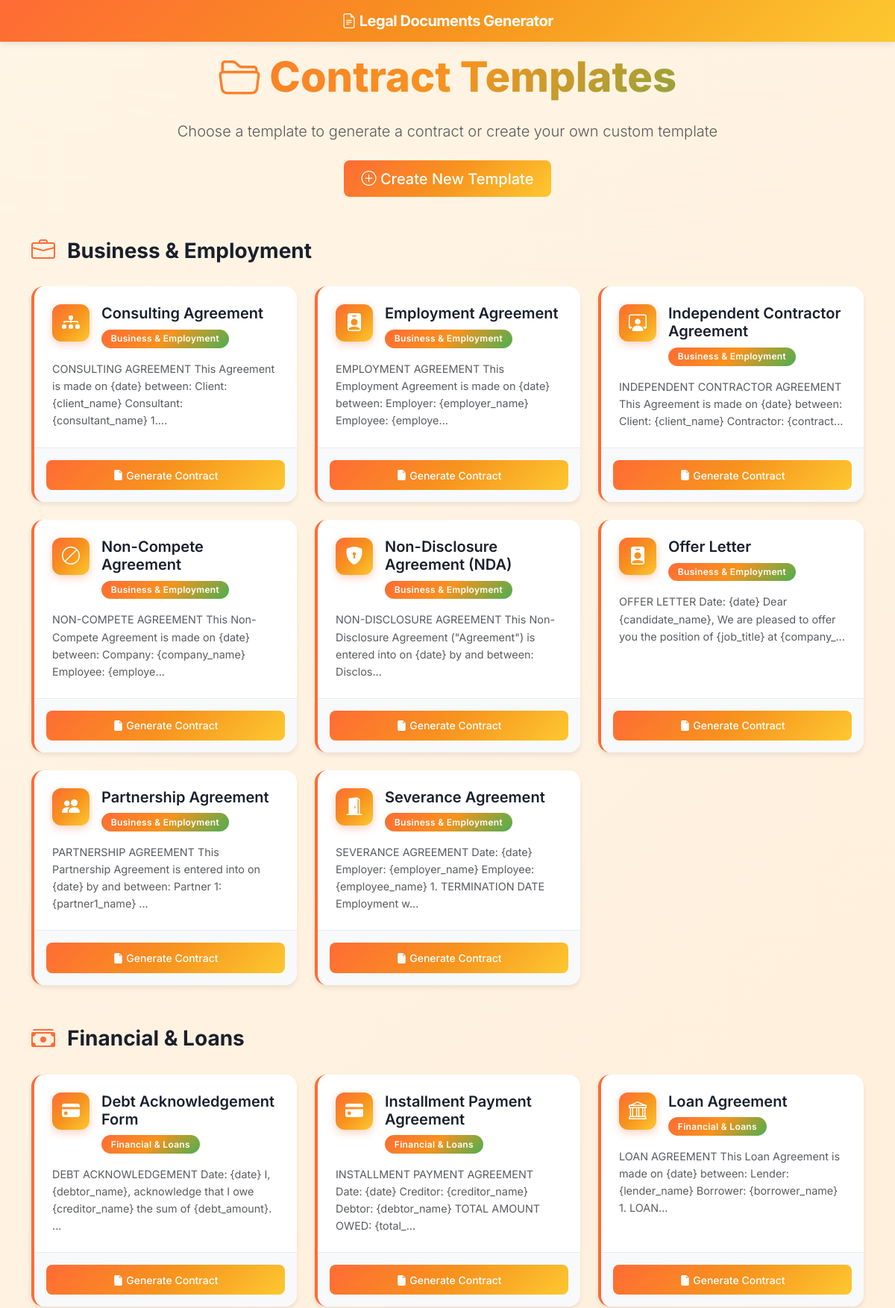
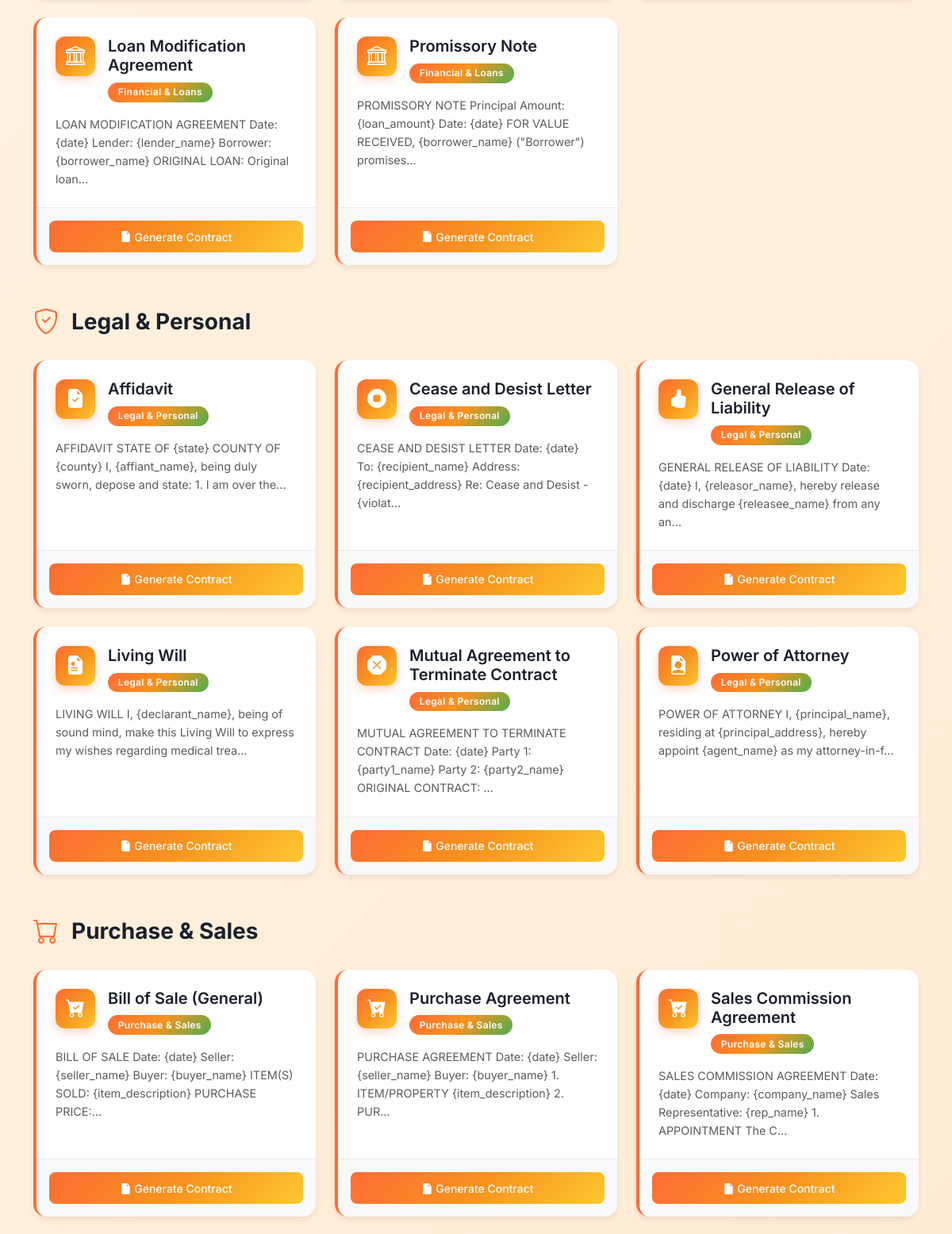
The page / (upper part) on the database its author committed (2 pictures, top to bottom).
### app.py (models this page shows, shortened)
class Template(db.Model):
    id = db.Column(db.Integer, primary_key=True)
    title = db.Column(db.String(200), nullable=False)
    category = db.Column(db.String(100), nullable=False)
    content = db.Column(db.Text, nullable=False)
    created_at = db.Column(db.DateTime, default=datetime.utcnow)
    contracts = db.relationship('Contract', backref='template', lazy=True)

### app.py (the view)
@app.route('/')
def index():
    templates = Template.query.order_by(Template.category, Template.title).all()
    templates_by_category = {}
    for template in templates:
        if template.category not in templates_by_category:
            templates_by_category[template.category] = []
        templates_by_category[template.category].append(template)
    success_message = request.args.get('success_message')
    return render_template('index.html', templates_by_category=templates_by_category, success_message=success_message)

### templates/index.html (shortened to what this page needs)
{% extends "base.html" %}
{% block content %}
<div class="row mb-5">
    <div class="col-12 text-center">
        <h1 class="display-4 mb-4">
            <i class="bi bi-folder2-open"></i> Contract Templates
        </h1>
        <p class="lead text-muted mb-4">Choose a template to generate a contract or create your own custom template</p>
        <a href="{{ url_for('create_template') }}" class="btn btn-gradient btn-lg">
            <i class="bi bi-plus-circle"></i> Create New Template
        </a>
    </div>
</div>
{% if templates_by_category %}
    {% for category, templates in templates_by_category.items() %}
    <div class="mb-5">
        <div class="d-flex align-items-center mb-4">
            <div class="me-3" style="font-size: 2rem; color: #ff6b35;">
                {% if category == 'Business & Employment' %}
                    <i class="bi bi-briefcase"></i>
                {% elif category == 'Real Estate' %}
                    <i class="bi bi-house"></i>
                {% elif category == 'Financial & Loans' %}
                    <i class="bi bi-cash-stack"></i>
                {% elif category == 'Services & Freelance' %}
                    <i class="bi bi-tools"></i>
                {% elif category == 'Legal & Personal' %}
                    <i class="bi bi-shield-check"></i>
                {% elif category == 'Purchase & Sales' %}
                    <i class="bi bi-cart"></i>
                {% elif category == 'Tech & IP' %}
                    <i class="bi bi-laptop"></i>
                {% endif %}
            </div>
            <h3 class="mb-0" style="color: #1a202c; font-weight: 700;">{{ category }}</h3>
        </div>
        <div class="row row-cols-1 row-cols-md-2 row-cols-lg-3 g-4">
            {% for template in templates %}
            <div class="col">
                <div class="card h-100 template-card" style="border-left: 4px solid #ff6b35;">
                    <div class="card-body">
                        <div class="d-flex align-items-start mb-3">
                            <div class="template-icon me-3">
                                {% if 'NDA' in template.title or 'Non-Disclosure' in template.title %}
                                    <i class="bi bi-shield-lock-fill"></i>
                                {% elif 'Employment' in template.title or 'Offer Letter' in template.title %}
                                    <i class="bi bi-person-badge-fill"></i>
                                {% elif 'Contractor' in template.title or 'Freelance' in template.title %}
                                    <i class="bi bi-person-workspace"></i>
                                {% elif 'Partnership' in template.title %}
                                    <i class="bi bi-people-fill"></i>
                                {% elif 'Non-Compete' in template.title %}
                                    <i class="bi bi-ban"></i>
                                {% elif 'Consulting' in template.title %}
                                    <i class="bi bi-diagram-3-fill"></i>
                                {% elif 'Lease' in template.title or 'Rental' in template.title %}
                                    <i class="bi bi-house-door-fill"></i>
                                {% elif 'Sale' in template.title or 'Purchase' in template.title %}
                                    <i class="bi bi-cart-check-fill"></i>
                                {% elif 'Roommate' in template.title %}
                                    <i class="bi bi-people"></i>
                                {% elif 'Loan' in template.title or 'Promissory' in template.title %}
                                    <i class="bi bi-bank"></i>
                                {% elif 'Payment' in template.title or 'Debt' in template.title %}
                                    <i class="bi bi-credit-card-fill"></i>
                                {% elif 'Service' in template.title %}
                                    <i class="bi bi-gear-fill"></i>
                                {% elif 'Maintenance' in template.title %}
                                    <i class="bi bi-wrench"></i>
                                {% elif 'Event' in template.title or 'Catering' in template.title %}
                                    <i class="bi bi-calendar-event-fill"></i>
                                {% elif 'Power of Attorney' in template.title %}
                                    <i class="bi bi-file-earmark-person-fill"></i>
                                {% elif 'Will' in template.title %}
                                    <i class="bi bi-file-earmark-medical-fill"></i>
                                {% elif 'Release' in template.title %}
                                    <i class="bi bi-hand-thumbs-up-fill"></i>
                                {% elif 'Cease and Desist' in template.title %}
                                    <i class="bi bi-stop-circle-fill"></i>
                                {% elif 'Affidavit' in template.title %}
                                    <i class="bi bi-file-earmark-check-fill"></i>
                                {% elif 'Bill of Sale' in template.title or 'Vehicle' in template.title %}
                                    <i class="bi bi-receipt"></i>
                                {% elif 'Commission' in template.title %}
                                    <i class="bi bi-percent"></i>
                                {% elif 'Software' in template.title or 'App' in template.title %}
                                    <i class="bi bi-code-square"></i>
                                {% elif 'Website' in template.title %}
                                    <i class="bi bi-globe"></i>
                                {% elif 'IP' in template.title or 'Intellectual' in template.title %}
                                    <i class="bi bi-lightbulb-fill"></i>
                                {% elif 'Data' in template.title %}
                                    <i class="bi bi-database-fill"></i>
                                {% elif 'Trademark' in template.title %}
                                    <i class="bi bi-tag-fill"></i>
                                {% elif 'Equipment' in template.title %}
                                    <i class="bi bi-box-seam"></i>
                                {% elif 'Severance' in template.title %}
                                    <i class="bi bi-door-open-fill"></i>
                                {% elif 'Terminate' in template.title %}
                                    <i class="bi bi-x-octagon-fill"></i>
                                {% else %}
                                    <i class="bi bi-file-earmark-text-fill"></i>
                                {% endif %}
                            </div>
                            <div class="flex-grow-1">
                                <h5 class="card-title mb-2" style="color: #1a202c; font-weight: 600;">{{ template.title }}</h5>
                                <span class="badge bg-primary category-badge">{{ template.category }}</span>
                            </div>
                        </div>
                        <p class="card-text text-muted" style="font-size: 0.9rem; line-height: 1.6;">
                            {{ template.content[:120] }}...
                        </p>
                    </div>
                    <div class="card-footer" style="background: #f8f9fa; padding: 1rem;">
                        <div class="d-grid gap-2">
                            <a href="{{ url_for('generate_contract', id=template.id) }}" class="btn btn-gradient btn-sm">
                                <i class="bi bi-file-earmark-fill"></i> Generate Contract
                            </a>
                        </div>
                    </div>
                </div>
            </div>
            {% endfor %}
        </div>
    </div>
    {% endfor %}
{% else %}
    <div class="alert alert-info">
        <i class="bi bi-info-circle"></i> No templates found.
        <a href="{{ url_for('create_template') }}" class="alert-link">Create your first template</a>
    </div>
{% endif %}
{% endblock %}

### templates/base.html (shortened to what this page needs)
<!DOCTYPE html>
<html lang="en">
<head>
    <link href="https://cdn.jsdelivr.net/npm/bootstrap@5.3.0/dist/css/bootstrap.min.css" rel="stylesheet">
    <link rel="stylesheet" href="https://cdn.jsdelivr.net/npm/bootstrap-icons@1.11.0/font/bootstrap-icons.css">
</head>
<body>
    <div class="top-header">
        <h1><i class="bi bi-file-earmark-text"></i> Legal Documents Generator</h1>
    </div>
    <div class="container content-wrapper">
        {% block content %}{% endblock %}
    </div>
</body>
</html>

### templates/base.html (style rules this page uses)
* { font-family: 'Inter', sans-serif; -webkit-tap-highlight-color: transparent; }
html { overflow-x: hidden; }
body { background: linear-gradient(135deg, #fff5e6 0%, #ffe6cc 100%); min-height: 100vh; padding-bottom: 80px; overscroll-behavior: none; }
.top-header { position: fixed; top: 0; left: 0; right: 0; background: linear-gradient(135deg, #ff6b35 0%, #f7931e 50%, #fdc830 100%); box-shadow: 0 2px 10px rgba(0,0,0,0.1); padding: 1rem; z-index: 1000; display: flex; align-items: center; justify-content: center; }
.top-header h1 { color: white; font-size: 1.25rem; font-weight: 700; margin: 0; letter-spacing: -0.5px; }
.content-wrapper { margin-top: 70px; margin-bottom: 20px; }
.card { transition: all 0.3s cubic-bezier(0.4, 0, 0.2, 1); border: none; box-shadow: 0 4px 6px rgba(0,0,0,0.07); border-radius: 16px; overflow: hidden; background: white; }
.card-body { padding: 1.5rem; }
.category-badge { font-size: 0.75rem; padding: 0.4rem 0.8rem; font-weight: 600; border-radius: 20px; letter-spacing: 0.3px; background: linear-gradient(135deg, #ff6b35 0%, #f7931e 50%, #4caf50 100%); }
.btn-gradient { background: linear-gradient(135deg, #ff6b35 0%, #f7931e 50%, #fdc830 100%); border: none; color: white; font-weight: 600; padding: 0.6rem 1.5rem; border-radius: 8px; transition: all 0.3s; }
.btn { border-radius: 8px; font-weight: 500; transition: all 0.3s; }
h1, h2, h3, h4, h5 { font-weight: 700; color: #1a202c; }
.display-4 { font-weight: 800; background: linear-gradient(135deg, #ff6b35 0%, #f7931e 50%, #4caf50 100%); -webkit-background-clip: text; -webkit-text-fill-color: transparent; background-clip: text; }
.card-footer { background: #f8f9fa; border-top: 1px solid #e9ecef; }
.card { animation: fadeIn 0.5s ease-out; }
.template-icon { width: 50px; height: 50px; border-radius: 12px; background: linear-gradient(135deg, #ff6b35 0%, #f7931e 50%, #fdc830 100%); display: flex; align-items: center; justify-content: center; color: white; font-size: 24px; flex-shrink: 0; box-shadow: 0 4px 12px rgba(255, 107, 53, 0.3); }
.template-card { transition: all 0.3s cubic-bezier(0.4, 0, 0.2, 1); }

### rows shown on the page
Template: category "Business & Employment", title "Consulting Agreement", content "CONSULTING AGREEMENT This Agreement is made on {date} between: Client: {client_name} Consultant: {consultant_name} 1."
Template: title "Employment Agreement", category "Business & Employment", content "EMPLOYMENT AGREEMENT This Employment Agreement is made on {date} between: Employer: {employer_name} Employee: {employe"
Template: title "Independent Contractor Agreement", category "Business & Employment", content "INDEPENDENT CONTRACTOR AGREEMENT This Agreement is made on {date} between: Client: {client_name} Contractor: {contract"
Template: title "Non-Compete Agreement", category "Business & Employment", content "NON-COMPETE AGREEMENT This Non-Compete Agreement is made on {date} between: Company: {company_name} Employee: {employe"
Template: title "Non-Disclosure Agreement (NDA)", category "Business & Employment", content "NON-DISCLOSURE AGREEMENT This Non-Disclosure Agreement (\"Agreement\") is entered into on {date} by and between: Disclos"
Template: title "Offer Letter", category "Business & Employment", content "OFFER LETTER Date: {date} Dear {candidate_name}, We are pleased to offer you the position of {job_title} at {company_"
Template: title "Partnership Agreement", category "Business & Employment", content "PARTNERSHIP AGREEMENT This Partnership Agreement is entered into on {date} by and between: Partner 1: {partner1_name}"
Template: title "Severance Agreement", category "Business & Employment", content "SEVERANCE AGREEMENT Date: {date} Employer: {employer_name} Employee: {employee_name} 1. TERMINATION DATE Employment w"
Template: category "Financial & Loans", title "Debt Acknowledgement Form", content "DEBT ACKNOWLEDGEMENT Date: {date} I, {debtor_name}, acknowledge that I owe {creditor_name} the sum of {debt_amount}."
Template: title "Installment Payment Agreement", category "Financial & Loans", content "INSTALLMENT PAYMENT AGREEMENT Date: {date} Creditor: {creditor_name} Debtor: {debtor_name} TOTAL AMOUNT OWED: {total_"
Template: title "Loan Agreement", category "Financial & Loans", content "LOAN AGREEMENT This Loan Agreement is made on {date} between: Lender: {lender_name} Borrower: {borrower_name} 1. LOAN"
Template: title "Loan Modification Agreement", category "Financial & Loans", content "LOAN MODIFICATION AGREEMENT Date: {date} Lender: {lender_name} Borrower: {borrower_name} ORIGINAL LOAN: Original loan"
Template: title "Promissory Note", category "Financial & Loans", content "PROMISSORY NOTE Principal Amount: {loan_amount} Date: {date} FOR VALUE RECEIVED, {borrower_name} (\"Borrower\") promises"
Template: category "Legal & Personal", title "Affidavit", content "AFFIDAVIT STATE OF {state} COUNTY OF {county} I, {affiant_name}, being duly sworn, depose and state: 1. I am over the"
Template: title "Cease and Desist Letter", category "Legal & Personal", content "CEASE AND DESIST LETTER Date: {date} To: {recipient_name} Address: {recipient_address} Re: Cease and Desist - {violat"
Template: title "General Release of Liability", category "Legal & Personal", content "GENERAL RELEASE OF LIABILITY Date: {date} I, {releasor_name}, hereby release and discharge {releasee_name} from any an"
Template: title "Living Will", category "Legal & Personal", content "LIVING WILL I, {declarant_name}, being of sound mind, make this Living Will to express my wishes regarding medical trea"
Template: title "Mutual Agreement to Terminate Contract", category "Legal & Personal", content "MUTUAL AGREEMENT TO TERMINATE CONTRACT Date: {date} Party 1: {party1_name} Party 2: {party2_name} ORIGINAL CONTRACT:"
Template: title "Power of Attorney", category "Legal & Personal", content "POWER OF ATTORNEY I, {principal_name}, residing at {principal_address}, hereby appoint {agent_name} as my attorney-in-f"
Template: category "Purchase & Sales", title "Bill of Sale (General)", content "BILL OF SALE Date: {date} Seller: {seller_name} Buyer: {buyer_name} ITEM(S) SOLD: {item_description} PURCHASE PRICE:"
Template: title "Purchase Agreement", category "Purchase & Sales", content "PURCHASE AGREEMENT Date: {date} Seller: {seller_name} Buyer: {buyer_name} 1. ITEM/PROPERTY {item_description} 2. PUR"
Template: title "Sales Commission Agreement", category "Purchase & Sales", content "SALES COMMISSION AGREEMENT Date: {date} Company: {company_name} Sales Representative: {rep_name} 1. APPOINTMENT The C"
